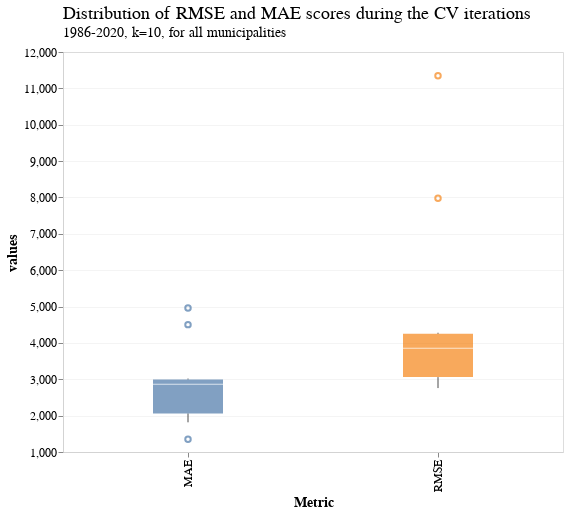

Notebook code cell kept with this figure:
### Code cell
rmse_mae_boxplot = alt.Chart(
    metrics_df.query("metric != 'R2 Score'")
).mark_boxplot(size=70, extent=0.5, opacity=0.7).encode(
    x=alt.X('metric:O', axis=alt.Axis(title="Metric")),
    y=alt.Y('values:Q',scale=alt.Scale(zero=False)),
    color=alt.Color('metric:O', legend=None, scale=alt.Scale(scheme="tableau10"))
).configure_axis(
    labelFontSize=12,
    titleFontSize=14
)

final_chart = rmse_mae_boxplot.properties(
    width=500,
    height=400,
    title=science_theme_title(
        text="Distribution of RMSE and MAE scores during the CV iterations", 
        subtitle="1986-2020, k=10, for all municipalities"
    )
)

final_chart

### Figure 1 — Vega-Lite specification as saved in the notebook (floating-point values rounded to 4 significant figures)
{"config": {"view": {"width": 533.3, "height": 300.0, "fill": "white"}, "title": {"align": "left", "anchor": "start", "frame": "group", "font": "Helvetica Neue", "fontSize": 18, "dy": -2, "subtitleFont": "Helvetica Neue", "subtitleFontSize": 14, "fontWeight": "normal"}, "axis": {"domainColor": "lightGrey", "gridColor": "lightGrey", "gridWidth": 0.25, "titleFont": "Helvetica Neue", "titleFontSize": 14, "labelFont": "Helvetica Neue", "labelFontSize": 12}, "legend": {"layout": {"anchor": "start"}, "labelLimit": 0, "titleFontSize": 14, "titleFont": "Helvetica Neue", "labelFontSize": 14, "labelFont": "Helvetica Neue"}, "header": {"title": null, "titleFont": "Helvetica Neue", "labelFont": "Helvetica Neue", "labelFontSize": 14, "labelPadding": 2}, "range": {"category": ["#0C66B5", "#BA1D32", "#0F8E40", "#E56F20", "#862BAF", "#626D69", "#ED5087", "#3DB9E2", "#51DB63", "#E26868", "#FFB270", "#B37CEA", "#A8A1A4", "#FF87CD"]}}, "data": {"name": "data-0085f8b2d84fd13f211d85d90132c2d3"}, "mark": {"type": "boxplot", "extent": 0.5, "opacity": 0.7, "size": 70}, "encoding": {"color": {"field": "metric", "legend": null, "scale": {"scheme": "tableau10"}, "type": "ordinal"}, "x": {"axis": {"title": "Metric"}, "field": "metric", "type": "ordinal"}, "y": {"field": "values", "scale": {"zero": false}, "type": "quantitative"}}, "height": 400, "title": {"align": "left", "anchor": "start", "frame": "group", "font": "Helvetica Neue", "fontSize": 18, "dy": -2, "subtitleFont": "Helvetica Neue", "subtitleFontSize": 14, "fontWeight": "normal", "text": "Distribution of RMSE and MAE scores during the CV iterations", "subtitle": "1986-2020, k=10, for all municipalities"}, "width": 500, "$schema": "https://vega.github.io/schema/vega-lite/v4.17.0.json", "datasets": {"data-0085f8b2d84fd13f211d85d90132c2d3": [{"metric": "RMSE", "values": 7981.0}, {"metric": "RMSE", "values": 3672.0}, {"metric": "RMSE", "values": 4040.0}, {"metric": "RMSE", "values": 4279.0}, {"metric": "RMSE", "values": 3587.0}, {"metric": "RMSE", "values": 4159.0}, {"metric": "RMSE", "values": 2884.0}, {"metric": "RMSE", "values": 2867.0}, {"metric": "RMSE", "values": 2758.0}, {"metric": "RMSE", "values": 11350.0}, {"metric": "MAE", "values": 4503.0}, {"metric": "MAE", "values": 2913.0}, {"metric": "MAE", "values": 3019.0}, {"metric": "MAE", "values": 2859.0}, {"metric": "MAE", "values": 2664.0}, {"metric": "MAE", "values": 2873.0}, {"metric": "MAE", "values": 1816.0}, {"metric": "MAE", "values": 1860.0}, {"metric": "MAE", "values": 1351.0}, {"metric": "MAE", "values": 4959.0}]}}
